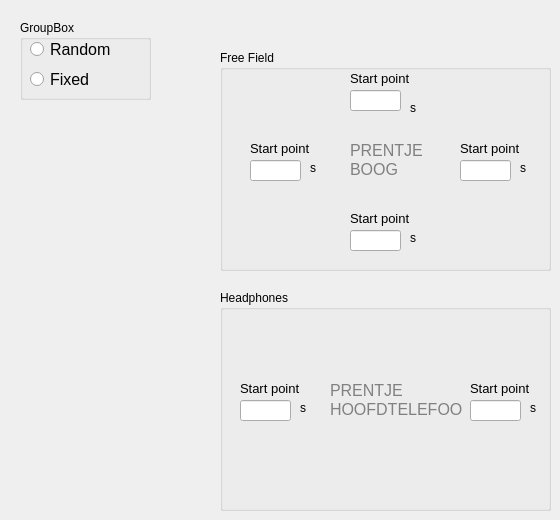
    <widget class="QWidget" name="tab_8" >
     <attribute name="title" >
      <string>Uncorrnoise</string>
     </attribute>
     <widget class="QGroupBox" name="groupBox_4" >
      <property name="geometry" >
       <rect>
        <x>20</x>
        <y>20</y>
        <width>131</width>
        <height>80</height>
       </rect>
      </property>
      <property name="title" >
       <string>GroupBox</string>
      </property>
      <widget class="QRadioButton" name="radioButton_3" >
       <property name="geometry" >
        <rect>
         <x>10</x>
         <y>50</y>
         <width>121</width>
         <height>19</height>
        </rect>
       </property>
       <property name="font" >
        <font>
         <pointsize>12</pointsize>
        </font>
       </property>
       <property name="text" >
        <string>Fixed</string>
       </property>
      </widget>
      <widget class="QRadioButton" name="radioButton_4" >
       <property name="geometry" >
        <rect>
         <x>10</x>
         <y>20</y>
         <width>111</width>
         <height>19</height>
        </rect>
       </property>
       <property name="font" >
        <font>
         <pointsize>12</pointsize>
        </font>
       </property>
       <property name="text" >
        <string>Random</string>
       </property>
      </widget>
     </widget>
     <widget class="QGroupBox" name="groupBox_8" >
      <property name="geometry" >
       <rect>
        <x>220</x>
        <y>50</y>
        <width>331</width>
        <height>221</height>
       </rect>
      </property>
      <property name="title" >
       <string>Free Field</string>
      </property>
      <widget class="QLabel" name="label_13" >
       <property name="geometry" >
        <rect>
         <x>130</x>
         <y>80</y>
         <width>91</width>
         <height>61</height>
        </rect>
       </property>
       <property name="text" >
        <string>&lt;html>&lt;head>&lt;meta name="qrichtext" content="1" />&lt;style type="text/css">
p, li { white-space: pre-wrap; }
&lt;/style>&lt;/head>&lt;body style=" font-family:'MS Shell Dlg 2'; font-size:8.25pt; font-weight:400; font-style:normal;">
&lt;p style=" margin-top:0px; margin-bottom:0px; margin-left:0px; margin-right:0px; -qt-block-indent:0; text-indent:0px;">&lt;span style=" font-size:12pt; color:#808080;">PRENTJE&lt;/span>&lt;/p>
&lt;p style=" margin-top:0px; margin-bottom:0px; margin-left:0px; margin-right:0px; -qt-block-indent:0; text-indent:0px; font-size:12pt; color:#808080;">BOOG&lt;/p>&lt;/body>&lt;/html></string>
       </property>
      </widget>
      <widget class="QLineEdit" name="lineEdit_8" >
       <property name="geometry" >
        <rect>
         <x>130</x>
         <y>40</y>
         <width>51</width>
         <height>21</height>
        </rect>
       </property>
      </widget>
      <widget class="QLineEdit" name="lineEdit_11" >
       <property name="geometry" >
        <rect>
         <x>240</x>
         <y>110</y>
         <width>51</width>
         <height>21</height>
        </rect>
       </property>
      </widget>
      <widget class="QLineEdit" name="lineEdit_10" >
       <property name="geometry" >
        <rect>
         <x>130</x>
         <y>180</y>
         <width>51</width>
         <height>21</height>
        </rect>
       </property>
      </widget>
      <widget class="QLineEdit" name="lineEdit_9" >
       <property name="geometry" >
        <rect>
         <x>30</x>
         <y>110</y>
         <width>51</width>
         <height>21</height>
        </rect>
       </property>
      </widget>
      <widget class="QLabel" name="label_18" >
       <property name="geometry" >
        <rect>
         <x>130</x>
         <y>20</y>
         <width>71</width>
         <height>17</height>
        </rect>
       </property>
       <property name="text" >
        <string>&lt;html>&lt;head>&lt;meta name="qrichtext" content="1" />&lt;style type="text/css">
p, li { white-space: pre-wrap; }
&lt;/style>&lt;/head>&lt;body style=" font-family:'MS Shell Dlg 2'; font-size:8.25pt; font-weight:400; font-style:normal;">
&lt;p style=" margin-top:0px; margin-bottom:0px; margin-left:0px; margin-right:0px; -qt-block-indent:0; text-indent:0px; font-size:8pt;">&lt;span style=" font-size:10pt; color:#000000;">Start point&lt;/span>&lt;/p>&lt;/body>&lt;/html></string>
       </property>
      </widget>
      <widget class="QLabel" name="label_28" >
       <property name="geometry" >
        <rect>
         <x>30</x>
         <y>90</y>
         <width>71</width>
         <height>17</height>
        </rect>
       </property>
       <property name="text" >
        <string>&lt;html>&lt;head>&lt;meta name="qrichtext" content="1" />&lt;style type="text/css">
p, li { white-space: pre-wrap; }
&lt;/style>&lt;/head>&lt;body style=" font-family:'MS Shell Dlg 2'; font-size:8.25pt; font-weight:400; font-style:normal;">
&lt;p style=" margin-top:0px; margin-bottom:0px; margin-left:0px; margin-right:0px; -qt-block-indent:0; text-indent:0px; font-size:8pt;">&lt;span style=" font-size:10pt; color:#000000;">Start point&lt;/span>&lt;/p>&lt;/body>&lt;/html></string>
       </property>
      </widget>
      <widget class="QLabel" name="label_23" >
       <property name="geometry" >
        <rect>
         <x>130</x>
         <y>160</y>
         <width>71</width>
         <height>17</height>
        </rect>
       </property>
       <property name="text" >
        <string>&lt;html>&lt;head>&lt;meta name="qrichtext" content="1" />&lt;style type="text/css">
p, li { white-space: pre-wrap; }
&lt;/style>&lt;/head>&lt;body style=" font-family:'MS Shell Dlg 2'; font-size:8.25pt; font-weight:400; font-style:normal;">
&lt;p style=" margin-top:0px; margin-bottom:0px; margin-left:0px; margin-right:0px; -qt-block-indent:0; text-indent:0px; font-size:8pt;">&lt;span style=" font-size:10pt; color:#000000;">Start point&lt;/span>&lt;/p>&lt;/body>&lt;/html></string>
       </property>
      </widget>
      <widget class="QLabel" name="label_29" >
       <property name="geometry" >
        <rect>
         <x>240</x>
         <y>90</y>
         <width>71</width>
         <height>17</height>
        </rect>
       </property>
       <property name="text" >
        <string>&lt;html>&lt;head>&lt;meta name="qrichtext" content="1" />&lt;style type="text/css">
p, li { white-space: pre-wrap; }
&lt;/style>&lt;/head>&lt;body style=" font-family:'MS Shell Dlg 2'; font-size:8.25pt; font-weight:400; font-style:normal;">
&lt;p style=" margin-top:0px; margin-bottom:0px; margin-left:0px; margin-right:0px; -qt-block-indent:0; text-indent:0px; font-size:8pt;">&lt;span style=" font-size:10pt; color:#000000;">Start point&lt;/span>&lt;/p>&lt;/body>&lt;/html></string>
       </property>
      </widget>
      <widget class="QLabel" name="label_33" >
       <property name="geometry" >
        <rect>
         <x>90</x>
         <y>110</y>
         <width>16</width>
         <height>16</height>
        </rect>
       </property>
       <property name="text" >
        <string>s</string>
       </property>
      </widget>
      <widget class="QLabel" name="label_32" >
       <property name="geometry" >
        <rect>
         <x>190</x>
         <y>50</y>
         <width>16</width>
         <height>16</height>
        </rect>
       </property>
       <property name="text" >
        <string>s</string>
       </property>
      </widget>
      <widget class="QLabel" name="label_30" >
       <property name="geometry" >
        <rect>
         <x>300</x>
         <y>110</y>
         <width>16</width>
         <height>16</height>
        </rect>
       </property>
       <property name="text" >
        <string>s</string>
       </property>
      </widget>
      <widget class="QLabel" name="label_31" >
       <property name="geometry" >
        <rect>
         <x>190</x>
         <y>180</y>
         <width>16</width>
         <height>16</height>
        </rect>
       </property>
       <property name="text" >
        <string>s</string>
       </property>
      </widget>
     </widget>
     <widget class="QGroupBox" name="groupBox_9" >
      <property name="geometry" >
       <rect>
        <x>220</x>
        <y>290</y>
        <width>331</width>
        <height>221</height>
       </rect>
      </property>
      <property name="title" >
       <string>Headphones</string>
      </property>
      <widget class="QLineEdit" name="lineEdit_13" >
       <property name="geometry" >
        <rect>
         <x>250</x>
         <y>110</y>
         <width>51</width>
         <height>21</height>
        </rect>
       </property>
      </widget>
      <widget class="QLineEdit" name="lineEdit_15" >
       <property name="geometry" >
        <rect>
         <x>20</x>
         <y>110</y>
         <width>51</width>
         <height>21</height>
        </rect>
       </property>
      </widget>
      <widget class="QLabel" name="label_36" >
       <property name="geometry" >
        <rect>
         <x>20</x>
         <y>90</y>
         <width>71</width>
         <height>17</height>
        </rect>
       </property>
       <property name="text" >
        <string>&lt;html>&lt;head>&lt;meta name="qrichtext" content="1" />&lt;style type="text/css">
p, li { white-space: pre-wrap; }
&lt;/style>&lt;/head>&lt;body style=" font-family:'MS Shell Dlg 2'; font-size:8.25pt; font-weight:400; font-style:normal;">
&lt;p style=" margin-top:0px; margin-bottom:0px; margin-left:0px; margin-right:0px; -qt-block-indent:0; text-indent:0px; font-size:8pt;">&lt;span style=" font-size:10pt; color:#000000;">Start point&lt;/span>&lt;/p>&lt;/body>&lt;/html></string>
       </property>
      </widget>
      <widget class="QLabel" name="label_38" >
       <property name="geometry" >
        <rect>
         <x>250</x>
         <y>90</y>
         <width>71</width>
         <height>17</height>
        </rect>
       </property>
       <property name="text" >
        <string>&lt;html>&lt;head>&lt;meta name="qrichtext" content="1" />&lt;style type="text/css">
p, li { white-space: pre-wrap; }
&lt;/style>&lt;/head>&lt;body style=" font-family:'MS Shell Dlg 2'; font-size:8.25pt; font-weight:400; font-style:normal;">
&lt;p style=" margin-top:0px; margin-bottom:0px; margin-left:0px; margin-right:0px; -qt-block-indent:0; text-indent:0px; font-size:8pt;">&lt;span style=" font-size:10pt; color:#000000;">Start point&lt;/span>&lt;/p>&lt;/body>&lt;/html></string>
       </property>
      </widget>
      <widget class="QLabel" name="label_39" >
       <property name="geometry" >
        <rect>
         <x>80</x>
         <y>110</y>
         <width>16</width>
         <height>16</height>
        </rect>
       </property>
       <property name="text" >
        <string>s</string>
       </property>
      </widget>
      <widget class="QLabel" name="label_41" >
       <property name="geometry" >
        <rect>
         <x>310</x>
         <y>110</y>
         <width>16</width>
         <height>16</height>
        </rect>
       </property>
       <property name="text" >
        <string>s</string>
       </property>
      </widget>
      <widget class="QLabel" name="label_35" >
       <property name="geometry" >
        <rect>
         <x>110</x>
         <y>80</y>
         <width>133</width>
         <height>61</height>
        </rect>
       </property>
       <property name="text" >
        <string>&lt;html>&lt;head>&lt;meta name="qrichtext" content="1" />&lt;style type="text/css">
p, li { white-space: pre-wrap; }
&lt;/style>&lt;/head>&lt;body style=" font-family:'MS Shell Dlg 2'; font-size:8.25pt; font-weight:400; font-style:normal;">
&lt;p style=" margin-top:0px; margin-bottom:0px; margin-left:0px; margin-right:0px; -qt-block-indent:0; text-indent:0px; font-size:8pt;">&lt;span style=" font-size:12pt; color:#808080;">PRENTJE&lt;/span>&lt;/p>
&lt;p style=" margin-top:0px; margin-bottom:0px; margin-left:0px; margin-right:0px; -qt-block-indent:0; text-indent:0px; font-size:12pt; color:#808080;">HOOFDTELEFOON&lt;/p>&lt;/body>&lt;/html></string>
       </property>
      </widget>
     </widget>
    </widget>
